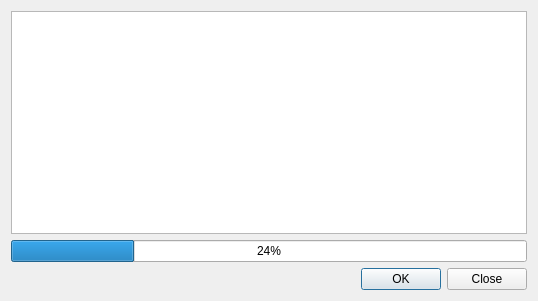
<?xml version="1.0" encoding="UTF-8"?>
<ui version="4.0">
 <class>ShowUpdateDialog</class>
 <widget class="QDialog" name="ShowUpdateDialog">
  <property name="geometry">
   <rect>
    <x>0</x>
    <y>0</y>
    <width>538</width>
    <height>301</height>
   </rect>
  </property>
  <property name="windowTitle">
   <string>Update</string>
  </property>
  <layout class="QVBoxLayout" name="verticalLayout">
   <item>
    <widget class="QTableView" name="showfiles"/>
   </item>
   <item>
    <widget class="QProgressBar" name="progressBar">
     <property name="value">
      <number>24</number>
     </property>
    </widget>
   </item>
   <item>
    <widget class="QDialogButtonBox" name="buttonBox">
     <property name="standardButtons">
      <set>QDialogButtonBox::Close|QDialogButtonBox::Ok</set>
     </property>
    </widget>
   </item>
  </layout>
 </widget>
 <resources/>
 <connections/>
</ui>
